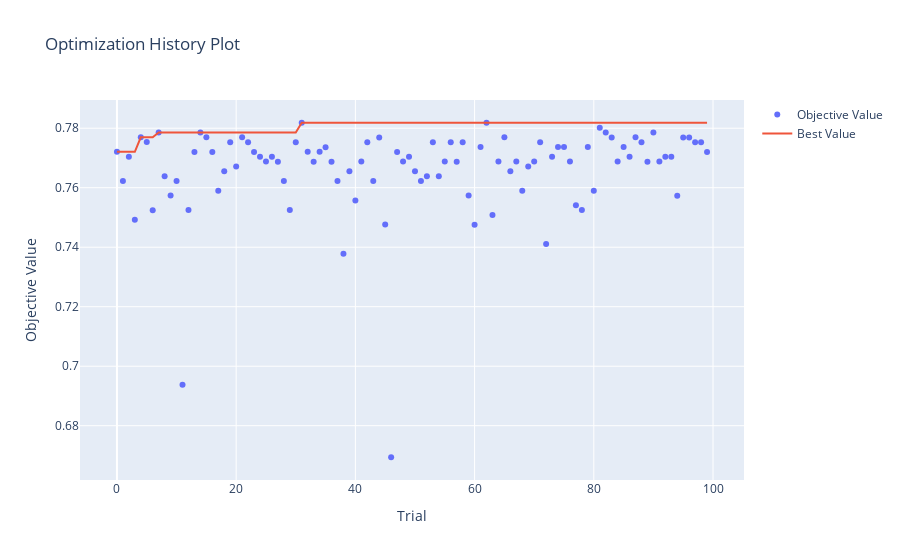

Notebook code for this chart:
### Code cell
plot_optimization_history(study).show()
